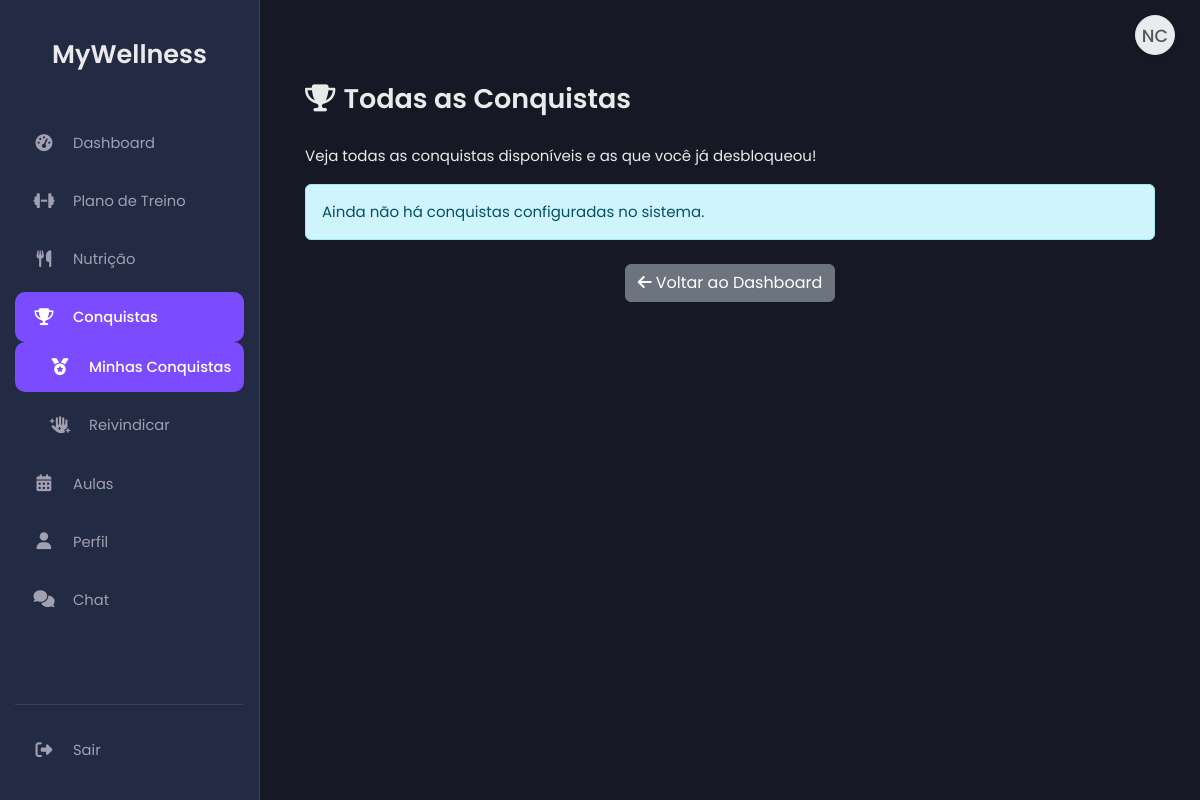
The page /all_achievements.php (signed in) on the database as committed earlier.
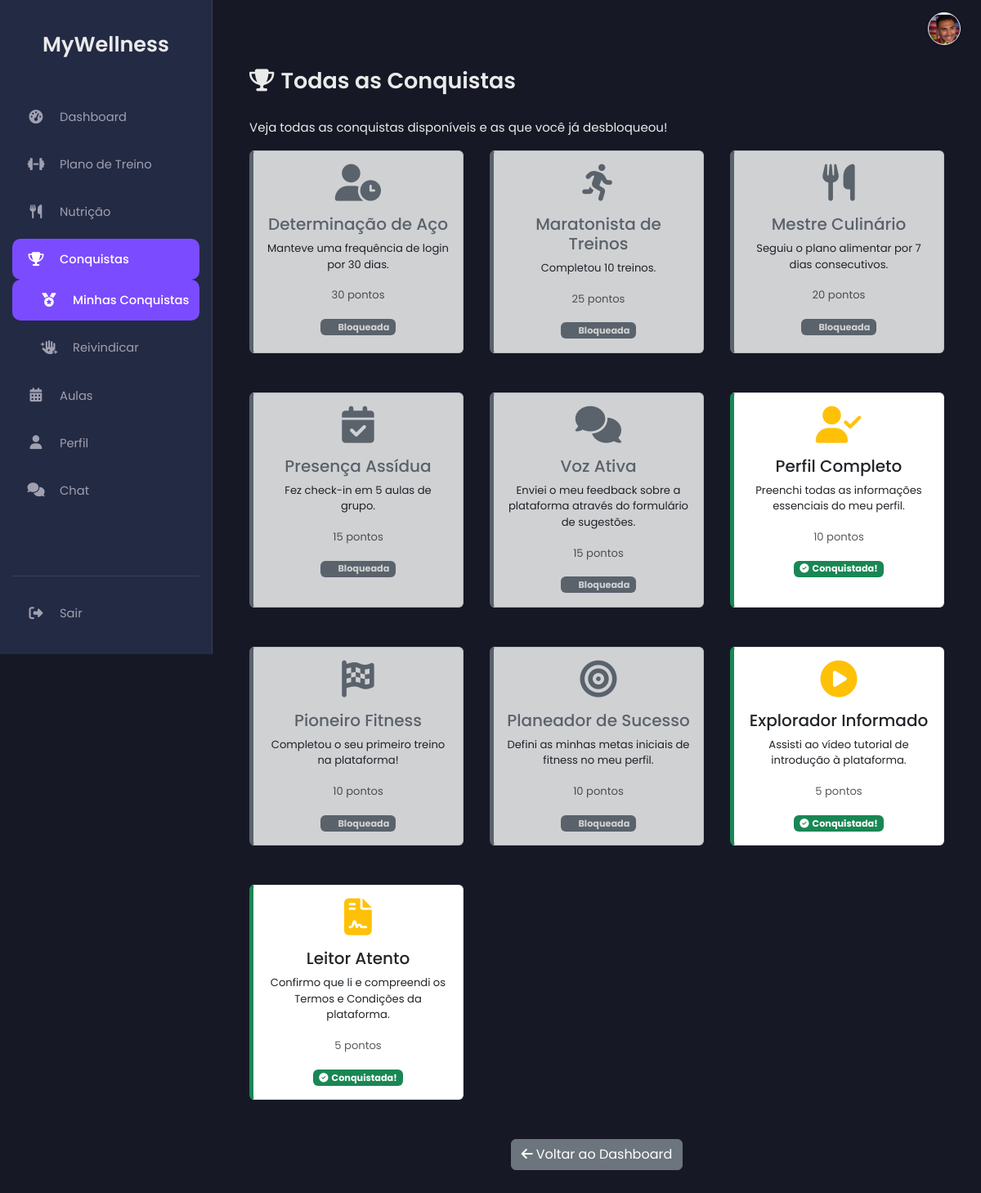
The same page on the database as committed later.
### tables this page shows
CREATE TABLE `achievements` (
  `id` int(11) NOT NULL,
  `name` varchar(255) NOT NULL,
  `description` text NOT NULL,
  `icon` varchar(50) DEFAULT 'fas fa-medal',
  `points` int(11) DEFAULT 10,
  `criteria_type` varchar(50) DEFAULT NULL,
  `criteria_value` varchar(255) DEFAULT NULL,
  `is_manual_claim` tinyint(1) NOT NULL DEFAULT 0 COMMENT '1 se a conquista pode ser reivindicada manualmente pelo cliente',
  `created_at` timestamp NOT NULL DEFAULT current_timestamp()
);

### all_achievements.php (the view, shortened to what this page needs)
<?php
include 'db.php';
include 'header.php';
$user_id = $_SESSION['user_id'];
$all_achievements = [];
$earned_achievement_ids = [];
$page_error = '';
$active_page = 'all_achievements.php';
include 'sidebar_client.php';
try {
    $stmt_get_client_id = $pdo->prepare("SELECT id FROM clients WHERE user_id = ? LIMIT 1");
    $stmt_get_client_id->execute([$user_id]);
    $client_id_result = $stmt_get_client_id->fetchColumn();
    if ($client_id_result) {
        $client_id = $client_id_result;
        $stmt_all = $pdo->query("SELECT id, name, description, icon, points FROM achievements ORDER BY points DESC, name ASC");
        $all_achievements = $stmt_all->fetchAll(PDO::FETCH_ASSOC);
        $stmt_earned = $pdo->prepare("SELECT achievement_id FROM client_achievements WHERE client_id = ?");
        $stmt_earned->execute([$client_id]);
        $earned_achievement_ids = $stmt_earned->fetchAll(PDO::FETCH_COLUMN);
    } else {
        $page_error = "Não foi possível encontrar o registo de cliente.";
    }
} catch (PDOException $e) {
    $page_error = "Erro ao carregar dados das conquistas: " . $e->getMessage();
    error_log($page_error);
}
?>
<main class="main-content">
    <div class="container mt-5">
        <h2><i class="fas fa-trophy me-2"></i>Todas as Conquistas</h2>
        <p>Veja todas as conquistas disponíveis e as que você já desbloqueou!</p>
        <?php if ($page_error): ?>
            <div class="alert alert-danger"><?= htmlspecialchars($page_error) ?></div>
        <?php elseif (empty($all_achievements)): ?>
            <div class="alert alert-info">Ainda não há conquistas configuradas no sistema.</div>
        <?php else: ?>
            <div class="row">
                <?php foreach ($all_achievements as $achievement): ?>
                    <?php $is_earned = in_array($achievement['id'], $earned_achievement_ids); ?>
                    <div class="col-md-6 col-lg-4 mb-4">
                        <div class="card h-100 achievement-card <?= $is_earned ? 'earned' : 'locked' ?>">
                            <div class="card-body text-center">
                                <i class="<?= htmlspecialchars($achievement['icon']) ?> fa-3x mb-3 <?= $is_earned ? 'text-warning' : 'text-muted' ?>"></i>
                                <h5 class="card-title"><?= htmlspecialchars($achievement['name']) ?></h5>
                                <p class="card-text small"><?= htmlspecialchars($achievement['description']) ?></p>
                                <?php if ($achievement['points'] > 0): ?>
                                    <p class="card-text"><small class="text-muted"><?= htmlspecialchars($achievement['points']) ?> pontos</small></p>
                                <?php endif; ?>
                                <?php if ($is_earned): ?>
                                    <span class="badge bg-success"><i class="fas fa-check-circle me-1"></i>Conquistada!</span>
                                <?php else: ?>
                                    <span class="badge bg-secondary"><i class="fas fa-lock me-1"></i>Bloqueada</span>
                                <?php endif; ?>
                            </div>
                        </div>
                    </div>
                <?php endforeach; ?>
            </div>
        <?php endif; ?>
         <div class="text-center mt-4">
            <a href="dashboard.php" class="btn btn-secondary"><i class="fas fa-arrow-left me-1"></i>Voltar ao Dashboard</a>
        </div>
    </div>
</main>
<?php include 'footer.php'; ?>

### header.php (shortened to what this page needs)
<?php
$profile_pic_path = 'assets/img/profile_pics/';
$user_name_initials = '';
$profile_pic_src = null;
if (isset($_SESSION['user_id'])) {
    $profile_pic_file = $_SESSION['profile_picture'] ?? null;
    if ($profile_pic_file && file_exists($profile_pic_path . $profile_pic_file)) {
        $profile_pic_src = $profile_pic_path . $profile_pic_file;
    }
    elseif (isset($_SESSION['name'])) {
        $name_parts = explode(' ', trim($_SESSION['name']));
        $first_initial = !empty($name_parts[0]) ? strtoupper($name_parts[0][0]) : '';
        $last_initial = count($name_parts) > 1 ? strtoupper(end($name_parts)[0]) : '';
        $user_name_initials = $first_initial . $last_initial;
    }
}
?>
<!DOCTYPE html>
<html lang="pt-BR">
<head>
    <link rel="stylesheet" href="https://cdnjs.cloudflare.com/ajax/libs/font-awesome/6.4.0/css/all.min.css" />
    <link href="https://cdn.jsdelivr.net/npm/bootstrap@5.3.0/dist/css/bootstrap.min.css" rel="stylesheet">
    <link href='https://cdn.jsdelivr.net/npm/fullcalendar@6.1.11/main.min.css' rel='stylesheet' />
    <link rel="stylesheet" href="assets/css/dashboard_cliente.css">
    <link rel="stylesheet" href="assets/css/personalizacao_chat.css">
</head>
<body class="dashboard-body">
    <?php if (isset($_SESSION['user_id'])):  ?>
    <div class="profile-icon-container">
        <a href="profile.php" class="profile-icon" title="Ver Perfil">
            <?php if ($profile_pic_src):  ?>
                <img src="<?= htmlspecialchars($profile_pic_src) ?>?t=<?= time() ?>" alt="Foto de Perfil">
            <?php elseif ($user_name_initials):  ?>
                <span class="initials"><?= htmlspecialchars($user_name_initials) ?></span>
            <?php else:  ?>
                <i class="fas fa-user"></i>
            <?php endif; ?>
        </a>
    </div>
    <?php endif; ?>

### sidebar_client.php (shortened to what this page needs)
<aside class="sidebar">
    <div class="sidebar-header">
        <a href="dashboard.php" class="logo">MyWellness</a>
    </div>
    <nav>
        <ul class="sidebar-nav">
            <li><a href="dashboard.php" class="<?= ($active_page == 'dashboard.php') ? 'active' : ''; ?>"><i class="fas fa-tachometer-alt fa-fw"></i><span>Dashboard</span></a></li>
            <?php
            $workout_submenu_pages = ['workout_hub.php', 'workout_plan_history.php', 'workout_plan_details.php'];
            $is_workout_submenu_active = in_array($active_page, $workout_submenu_pages);
            ?>
            <li class="sidebar-item">
                <a href="#" class="sidebar-link has-arrow <?= $is_workout_submenu_active ? 'active' : ''; ?>" data-bs-toggle="collapse" data-bs-target="#workoutSubmenu" aria-expanded="<?= $is_workout_submenu_active ? 'true' : 'false'; ?>" aria-controls="workoutSubmenu">
                    <i class="fas fa-dumbbell fa-fw"></i>
                    <span>Plano de Treino</span>
                </a>
            </li>
            <?php
            $nutrition_submenu_pages = ['nutrition_hub.php', 'recommendations_client.php', 'recipes_client.php'];
            $is_nutrition_submenu_active = in_array($active_page, $nutrition_submenu_pages);
            ?>
            <li class="sidebar-item">
                <a href="#" class="sidebar-link has-arrow <?= $is_nutrition_submenu_active ? 'active' : ''; ?>" data-bs-toggle="collapse" data-bs-target="#nutritionSubmenu" aria-expanded="<?= $is_nutrition_submenu_active ? 'true' : 'false'; ?>" aria-controls="nutritionSubmenu">
                    <i class="fas fa-utensils fa-fw"></i>
                    <span>Nutrição</span>
                </a>
            </li>
            <?php
            $achievements_submenu_pages = ['all_achievements.php', 'claim_achievements.php'];
            $is_achievements_submenu_active = in_array($active_page, $achievements_submenu_pages);
            ?>
            <li class="sidebar-item">
                <a href="#" class="sidebar-link has-arrow <?= $is_achievements_submenu_active ? 'active' : ''; ?>" data-bs-toggle="collapse" data-bs-target="#achievementsSubmenu" aria-expanded="<?= $is_achievements_submenu_active ? 'true' : 'false'; ?>" aria-controls="achievementsSubmenu">
                    <i class="fas fa-trophy fa-fw"></i>
                    <span>Conquistas</span>
                </a>
                <ul id="achievementsSubmenu" class="sidebar-dropdown list-unstyled collapse <?= $is_achievements_submenu_active ? 'show' : ''; ?>" data-bs-parent=".sidebar-nav">
                    <li class="sidebar-item">
                        <a href="all_achievements.php" class="sidebar-link <?= ($active_page == 'all_achievements.php') ? 'active' : ''; ?>"><i class="fas fa-medal fa-fw ms-3"></i> <span>Minhas Conquistas</span></a>
                    </li>
                    <li class="sidebar-item">
                        <a href="claim_achievements.php" class="sidebar-link <?= ($active_page == 'claim_achievements.php') ? 'active' : ''; ?>"><i class="fas fa-hand-sparkles fa-fw ms-3"></i> <span>Reivindicar</span></a>
                    </li>
                </ul>
            </li>
            <li>
                <a href="classes.php" class="<?= ($active_page == 'classes.php') ? 'active' : ''; ?>">
                    <i class="fas fa-calendar-alt fa-fw"></i>
                    <span>Aulas</span>
                </a>
            </li>
            <?php
            $profile_submenu_pages = ['profile.php', 'client_statistics.php', 'ficha_pessoal.php', 'evolution.php'];
            $is_profile_submenu_active = in_array($active_page, $profile_submenu_pages);
            ?>
            <li class="sidebar-item">
                <a href="#" class="sidebar-link has-arrow <?= $is_profile_submenu_active ? 'active' : ''; ?>" data-bs-toggle="collapse" data-bs-target="#profileSubmenu" aria-expanded="<?= $is_profile_submenu_active ? 'true' : 'false'; ?>" aria-controls="profileSubmenu">
                    <i class="fas fa-user fa-fw"></i>
                    <span>Perfil</span>
                </a>
            </li>
            <li><a href="chat.php" class="<?= ($active_page == 'chat.php') ? 'active' : ''; ?>"><i class="fas fa-comments fa-fw"></i><span>Chat</span></a></li>
        </ul>
    </nav>
    <div class="sidebar-footer">
        <a href="logout.php">
            <i class="fas fa-sign-out-alt fa-fw"></i>
            <span>Sair</span>
        </a>
    </div>
</aside>

### footer.php (shortened to what this page needs)
</body>
</html>

### assets/css/dashboard_cliente.css (style rules this page uses)
:root { --bg-dark-primary: #161925; --bg-dark-secondary: #232A44; --text-light: #EAEAEA; --text-muted: #A0A0B0; --accent-color: #7B4BFF; --accent-color-hover: #6a3ffb; --border-color: #3a3f58; --sidebar-width: 260px; --sidebar-width-collapsed: 80px; --font-family: 'Poppins', sans-serif; }
body.dashboard-body { background-color: var(--bg-dark-primary); color: var(--text-light); font-family: var(--font-family); margin: 0; padding: 0; display: flex; min-height: 100vh; font-size: 15px; }
.sidebar { width: var(--sidebar-width); background-color: var(--bg-dark-secondary); padding: 25px 15px; height: 100vh; position: fixed; left: 0; top: 0; display: flex; flex-direction: column; border-right: 1px solid var(--border-color); transition: width 0.3s ease; z-index: 1000; }
.sidebar-header { text-align: center; margin-bottom: 35px; padding: 10px 0; }
.sidebar-header .logo { color: var(--text-light); font-size: 1.7em; font-weight: 600; text-decoration: none; transition: opacity 0.3s ease; }
.sidebar-nav { list-style: none; padding: 0; margin: 0; flex-grow: 1; }
.sidebar-nav li { margin-bottom: 8px; }
.sidebar-nav a { display: flex; align-items: center; padding: 14px 18px; color: var(--text-muted); text-decoration: none; border-radius: 10px; transition: background-color 0.2s ease, color 0.2s ease; font-size: 0.98em; white-space: nowrap; overflow: hidden; }
.sidebar-nav a i { margin-right: 18px; font-size: 1.15em; width: 22px; text-align: center; flex-shrink: 0; transition: margin-right 0.3s ease; }
.sidebar-nav a span { transition: opacity 0.3s ease; }
.sidebar-nav a.active { background-color: var(--accent-color); color: #ffffff; font-weight: 500; }
.sidebar-nav a.active i { color: #ffffff; }
.sidebar-footer { margin-top: auto; padding-top: 20px; border-top: 1px solid var(--border-color); }
.sidebar-footer a { display: flex; align-items: center; padding: 14px 18px; color: var(--text-muted); text-decoration: none; border-radius: 10px; transition: background-color 0.2s ease, color 0.2s ease; font-size: 0.98em; white-space: nowrap; overflow: hidden; }
.sidebar-footer a i { margin-right: 18px; font-size: 1.15em; width: 22px; text-align: center; flex-shrink: 0; transition: margin-right 0.3s ease; }
.sidebar-footer a span { transition: opacity 0.3s ease; }
.main-content { margin-left: var(--sidebar-width); padding: 35px 45px; width: calc(100% - var(--sidebar-width)); background-color: var(--bg-dark-primary); transition: margin-left 0.3s ease, width 0.3s ease; overflow-y: auto; }
.main-content h2 { color: var(--text-light); margin-bottom: 30px; font-weight: 600; font-size: 1.8em; }
.container, .container-fluid, .container-lg, .container-md, .container-sm, .container-xl, .container-xxl { padding-left: 0; padding-right: 0; max-width: 100%; }
.row { --bs-gutter-x: 2rem; --bs-gutter-y: 1.5rem; }

### assets/css/personalizacao_chat.css (style rules this page uses)
:root { --chat-bg: #FFFFFF; --chat-text: #000000; --chat-border: #D1D1D6; --chat-messages-bg: #FFFFFF; --chat-input-area-bg: #F8F9FA; --chat-input-bg: #FFFFFF; --chat-placeholder-text: #8A8A8E; --chat-sent-bg: #007AFF; --chat-sent-bg-rgb: 0, 122, 255; --chat-sent-text: #FFFFFF; --chat-received-bg: #E5E5EA; --chat-received-text: #000000; --chat-timestamp-sent: #d1eaff; --chat-timestamp-received: #6c757d; }

### header.php (style rules this page uses)
.profile-icon-container { position: fixed; top: 15px; right: 25px; z-index: 1050; }
.profile-icon { display: inline-block; width: 40px; height: 40px; border-radius: 50%; background-color: var(--bs-secondary-bg, #e9ecef); color: var(--bs-secondary-color, #6c757d); text-align: center; line-height: 40px; font-size: 1.1rem; font-weight: 500; overflow: hidden; text-decoration: none; border: 1px solid var(--bs-border-color, #dee2e6); transition: transform 0.2s ease, box-shadow 0.2s ease; box-shadow: 0 2px 4px rgba(0,0,0,0.1); }
.profile-icon img { width: 100%; height: 100%; object-fit: cover; }
.profile-icon .initials { display: block; width: 100%; height: 100%; }

### all_achievements.php (style rules this page uses)
.achievement-card { border: 1px solid var(--bs-border-color); transition: transform 0.2s ease-in-out, box-shadow 0.2s ease-in-out; }
.achievement-card.earned { border-left: 5px solid var(--bs-success); }
.achievement-card.locked { border-left: 5px solid var(--bs-secondary); opacity: 0.8; }
.achievement-card.locked .card-body i, .achievement-card.locked .card-body h5 { color: var(--bs-gray-600) !important; }

Rows that differ between the two databases and show on the page:
added achievements: name "Determinação de Aço", description "Manteve uma frequência de login por 30 dias.", points "30", shows "Bloqueada"
added achievements: name "Maratonista de Treinos", description "Completou 10 treinos.", points "25", shows "Bloqueada"
added achievements: name "Mestre Culinário", description "Seguiu o plano alimentar por 7 dias consecutivos.", points "20", shows "Bloqueada"
added achievements: name "Presença Assídua", description "Fez check-in em 5 aulas de grupo.", points "15", shows "Bloqueada"
added achievements: name "Voz Ativa", description "Enviei o meu feedback sobre a plataforma através do formulário de sugestões.", points "15", shows "Bloqueada"
added achievements: name "Perfil Completo", description "Preenchi todas as informações essenciais do meu perfil.", points "10", shows "Conquistada!"
added achievements: name "Pioneiro Fitness", description "Completou o seu primeiro treino na plataforma!", points "10", shows "Bloqueada"
added achievements: name "Planeador de Sucesso", description "Defini as minhas metas iniciais de fitness no meu perfil.", points "10", shows "Bloqueada"
added achievements: name "Explorador Informado", description "Assisti ao vídeo tutorial de introdução à plataforma.", points "5", shows "Conquistada!"
added achievements: name "Leitor Atento", description "Confirmo que li e compreendi os Termos e Condições da plataforma.", points "5", shows "Conquistada!"
Other text that changed with them:
$user_name_initials: "NC" → (not shown)
text no longer shown: "Ainda não há conquistas configuradas no sistema."
